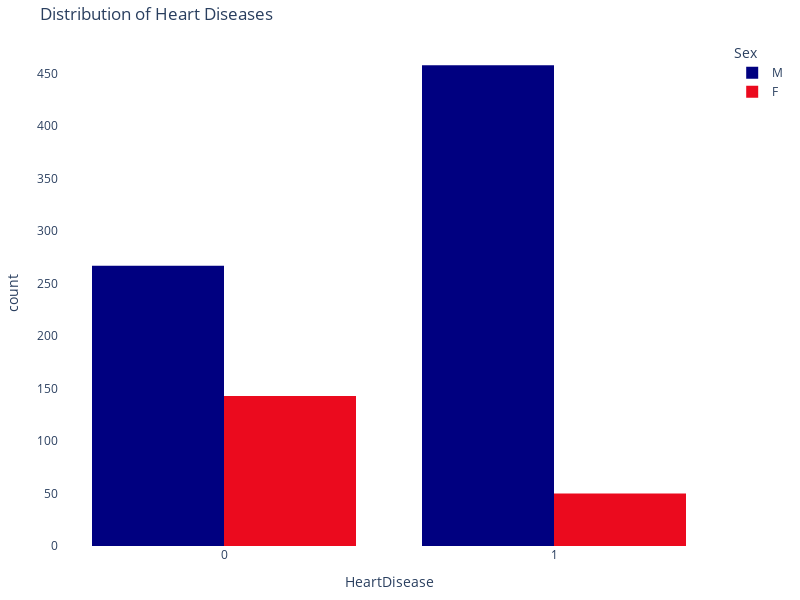

Notebook code cell kept with this figure:
### Markdown cell above
Heart Disease has a high negative correlation with "MaxHR" and somewhat negative correlation wiht "Cholesterol", where as here positive correatlation with "Oldpeak","FastingBS" and "RestingBP"

### Code cell
# Distribution of Heat Diseases with respect to male and female
import plotly.express as px

# Assuming df is your DataFrame
fig = px.histogram( df, 
                    x = "HeartDisease",
                    color = "Sex",
                    hover_data = df.columns,
                    title = "Distribution of Heart Diseases",
                    barmode = "group",
                    color_discrete_sequence = ["navy", "#EB0A1E"])  # Pastel Rose and Pastel Blue color codes

# Update the layout and margins to set the plot
fig.update_layout(  plot_bgcolor = 'white', width = 800, height = 600,
                    margin = dict(l = 20, r = 20, t = 40, b = 20))  # Adjust margins to make the plot tighter

fig.show()

### Figure 1 — Plotly figure (JSON) as saved in the notebook; plotly's stock layout.template omitted (floating-point values rounded to 4 significant figures; data arrays with more than 128 entries replaced by an {"elided": "..."} marker saying what was removed)
{"data": [{"alignmentgroup": "True", "bingroup": "x", "hovertemplate": "Sex=M<br>HeartDisease=%{x}<br>count=%{y}<extra></extra>", "legendgroup": "M", "marker": {"color": "navy", "pattern": {"shape": ""}}, "name": "M", "offsetgroup": "M", "orientation": "v", "showlegend": true, "type": "histogram", "x": {"elided": "725 int values"}, "xaxis": "x", "yaxis": "y"}, {"alignmentgroup": "True", "bingroup": "x", "hovertemplate": "Sex=F<br>HeartDisease=%{x}<br>count=%{y}<extra></extra>", "legendgroup": "F", "marker": {"color": "#EB0A1E", "pattern": {"shape": ""}}, "name": "F", "offsetgroup": "F", "orientation": "v", "showlegend": true, "type": "histogram", "x": {"elided": "193 int values"}, "xaxis": "x", "yaxis": "y"}], "layout": {"barmode": "group", "height": 600, "legend": {"title": {"text": "Sex"}, "tracegroupgap": 0}, "margin": {"b": 20, "l": 20, "r": 20, "t": 40}, "plot_bgcolor": "white", "title": {"text": "Distribution of Heart Diseases"}, "width": 800, "xaxis": {"anchor": "y", "domain": [0, 1], "title": {"text": "HeartDisease"}}, "yaxis": {"anchor": "x", "domain": [0, 1], "title": {"text": "count"}}}}
